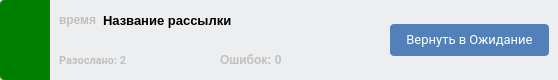
<?xml version="1.0" encoding="UTF-8"?>
<ui version="4.0">
 <class>FinishedListWidgetItem</class>
 <widget class="QWidget" name="FinishedListWidgetItem">
  <property name="geometry">
   <rect>
    <x>0</x>
    <y>0</y>
    <width>558</width>
    <height>80</height>
   </rect>
  </property>
  <property name="sizePolicy">
   <sizepolicy hsizetype="Preferred" vsizetype="Fixed">
    <horstretch>0</horstretch>
    <verstretch>0</verstretch>
   </sizepolicy>
  </property>
  <property name="minimumSize">
   <size>
    <width>0</width>
    <height>80</height>
   </size>
  </property>
  <property name="cursor">
   <cursorShape>PointingHandCursor</cursorShape>
  </property>
  <property name="windowTitle">
   <string>Form</string>
  </property>
  <layout class="QGridLayout" name="gridLayout">
   <property name="leftMargin">
    <number>0</number>
   </property>
   <property name="topMargin">
    <number>0</number>
   </property>
   <property name="rightMargin">
    <number>0</number>
   </property>
   <property name="bottomMargin">
    <number>0</number>
   </property>
   <item row="0" column="0">
    <widget class="QWidget" name="mainWidget" native="true">
     <property name="sizePolicy">
      <sizepolicy hsizetype="Preferred" vsizetype="Preferred">
       <horstretch>0</horstretch>
       <verstretch>0</verstretch>
      </sizepolicy>
     </property>
     <property name="styleSheet">
      <string notr="true">border-top-left-radius: 4px;
border-bottom-left-radius: 4px;
border-top-right-radius: 0px;
border-bottom-right-radius: 0px;
</string>
     </property>
     <layout class="QHBoxLayout" name="horizontalLayout">
      <property name="spacing">
       <number>0</number>
      </property>
      <property name="leftMargin">
       <number>0</number>
      </property>
      <property name="topMargin">
       <number>0</number>
      </property>
      <property name="rightMargin">
       <number>0</number>
      </property>
      <property name="bottomMargin">
       <number>0</number>
      </property>
      <item>
       <widget class="QWidget" name="iconPlaceWidget" native="true">
        <property name="minimumSize">
         <size>
          <width>30</width>
          <height>0</height>
         </size>
        </property>
        <property name="maximumSize">
         <size>
          <width>50</width>
          <height>16777215</height>
         </size>
        </property>
        <property name="styleSheet">
         <string notr="true">background-color: green;</string>
        </property>
        <layout class="QGridLayout" name="gridLayout_2">
         <item row="0" column="0">
          <widget class="QLabel" name="iconLabel">
           <property name="sizePolicy">
            <sizepolicy hsizetype="Preferred" vsizetype="Preferred">
             <horstretch>0</horstretch>
             <verstretch>0</verstretch>
            </sizepolicy>
           </property>
           <property name="minimumSize">
            <size>
             <width>30</width>
             <height>30</height>
            </size>
           </property>
           <property name="maximumSize">
            <size>
             <width>30</width>
             <height>30</height>
            </size>
           </property>
           <property name="text">
            <string/>
           </property>
           <property name="pixmap">
            <pixmap resource="resource/res.qrc">:/style/image/check.png</pixmap>
           </property>
           <property name="scaledContents">
            <bool>true</bool>
           </property>
          </widget>
         </item>
        </layout>
       </widget>
      </item>
      <item>
       <widget class="QWidget" name="buttonsLabelsWidget" native="true">
        <property name="styleSheet">
         <string notr="true">background-color: #EDEEF0;
border-top-left-radius: 0px;
border-bottom-left-radius: 0px;
border-top-right-radius: 4px;
border-bottom-right-radius: 4px;
</string>
        </property>
        <layout class="QHBoxLayout" name="horizontalLayout_3">
         <property name="leftMargin">
          <number>0</number>
         </property>
         <property name="topMargin">
          <number>0</number>
         </property>
         <property name="rightMargin">
          <number>9</number>
         </property>
         <property name="bottomMargin">
          <number>0</number>
         </property>
         <item>
          <widget class="QWidget" name="infoWidget" native="true">
           <layout class="QVBoxLayout" name="verticalLayout">
            <property name="spacing">
             <number>0</number>
            </property>
            <property name="leftMargin">
             <number>0</number>
            </property>
            <property name="topMargin">
             <number>0</number>
            </property>
            <property name="rightMargin">
             <number>0</number>
            </property>
            <property name="bottomMargin">
             <number>0</number>
            </property>
            <item>
             <widget class="QWidget" name="headerWidget" native="true">
              <layout class="QHBoxLayout" name="horizontalLayout_2">
               <item>
                <widget class="QLabel" name="dateLabel">
                 <property name="sizePolicy">
                  <sizepolicy hsizetype="Fixed" vsizetype="Fixed">
                   <horstretch>0</horstretch>
                   <verstretch>0</verstretch>
                  </sizepolicy>
                 </property>
                 <property name="font">
                  <font>
                   <weight>75</weight>
                   <bold>true</bold>
                  </font>
                 </property>
                 <property name="styleSheet">
                  <string notr="true">color:#C0C0C0;</string>
                 </property>
                 <property name="text">
                  <string>время</string>
                 </property>
                </widget>
               </item>
               <item>
                <widget class="QLabel" name="topicLabel">
                 <property name="font">
                  <font>
                   <pointsize>10</pointsize>
                   <weight>75</weight>
                   <bold>true</bold>
                  </font>
                 </property>
                 <property name="styleSheet">
                  <string notr="true">color: black;</string>
                 </property>
                 <property name="text">
                  <string>Название рассылки</string>
                 </property>
                </widget>
               </item>
              </layout>
             </widget>
            </item>
            <item>
             <widget class="QWidget" name="labelsWidget" native="true">
              <layout class="QHBoxLayout" name="horizontalLayout_4">
               <property name="leftMargin">
                <number>0</number>
               </property>
               <property name="topMargin">
                <number>0</number>
               </property>
               <property name="rightMargin">
                <number>0</number>
               </property>
               <property name="bottomMargin">
                <number>0</number>
               </property>
               <item>
                <widget class="QWidget" name="widget" native="true">
                 <layout class="QHBoxLayout" name="horizontalLayout_5">
                  <item>
                   <widget class="QLabel" name="label_2">
                    <property name="font">
                     <font>
                      <family>Roboto</family>
                      <pointsize>8</pointsize>
                      <weight>75</weight>
                      <bold>true</bold>
                     </font>
                    </property>
                    <property name="styleSheet">
                     <string notr="true">color:#C0C0C0;</string>
                    </property>
                    <property name="text">
                     <string>Разослано: 2</string>
                    </property>
                   </widget>
                  </item>
                  <item>
                   <widget class="QLabel" name="label">
                    <property name="font">
                     <font>
                      <weight>75</weight>
                      <bold>true</bold>
                     </font>
                    </property>
                    <property name="styleSheet">
                     <string notr="true">color:#C0C0C0;</string>
                    </property>
                    <property name="text">
                     <string>Ошибок: 0</string>
                    </property>
                   </widget>
                  </item>
                 </layout>
                </widget>
               </item>
              </layout>
             </widget>
            </item>
           </layout>
          </widget>
         </item>
         <item>
          <widget class="QPushButton" name="backToWaitingButton">
           <property name="sizePolicy">
            <sizepolicy hsizetype="Fixed" vsizetype="Fixed">
             <horstretch>0</horstretch>
             <verstretch>0</verstretch>
            </sizepolicy>
           </property>
           <property name="font">
            <font>
             <family>Roboto</family>
             <pointsize>10</pointsize>
            </font>
           </property>
           <property name="cursor">
            <cursorShape>PointingHandCursor</cursorShape>
           </property>
           <property name="styleSheet">
            <string notr="true">QPushButton
{
background-color: #5181b8;
color: white;
padding: 7px 16px 8px;
border-radius: 4px;
}

QPushButton:hover
{
	background-color: #658FC0;
}
QPushButton:pressed
{
	background-color: #4a76a8;
}</string>
           </property>
           <property name="text">
            <string>Вернуть в Ожидание</string>
           </property>
          </widget>
         </item>
        </layout>
       </widget>
      </item>
     </layout>
    </widget>
   </item>
  </layout>
 </widget>
 <resources>
  <include location="resource/res.qrc"/>
  <include location="resource/res.qrc"/>
 </resources>
 <connections/>
</ui>
